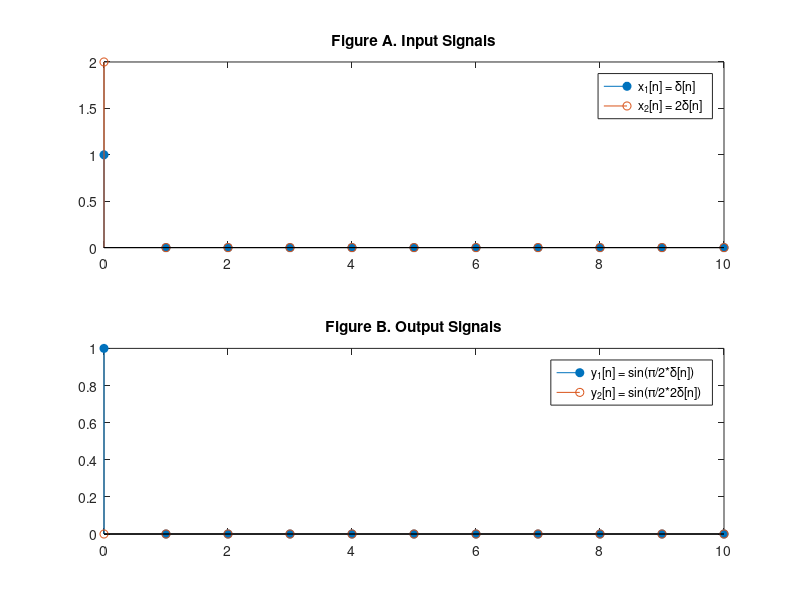

The MATLAB source for this figure:
% Define the input signals
n = 0:10; % Define the range of n
x1 = [1 zeros(1, length(n)-1)]; % Define delta function
x2 = 2 * x1; 

% System function
y = @(x) sin((pi.*(x)/2));

% Output
y1 = y(x1);
y2 = y(x2); 

% Plot the input and output
subplot(2,1,1);
stem(n, x1,"filled"); 
hold on; 
stem(n, x2); 
hold off; 
title('Figure A. Input Signals');
legend('x_1[n] = \delta[n]', 'x_2[n] = 2\delta[n]');

subplot(2,1,2);
stem(n, y1,"filled"); 
hold on; 
stem(n, y2); 
hold off; 
title('Figure B. Output Signals');
legend('y_1[n] = sin(\pi/2*\delta[n])', 'y_2[n] = sin(\pi/2*2\delta[n])');

